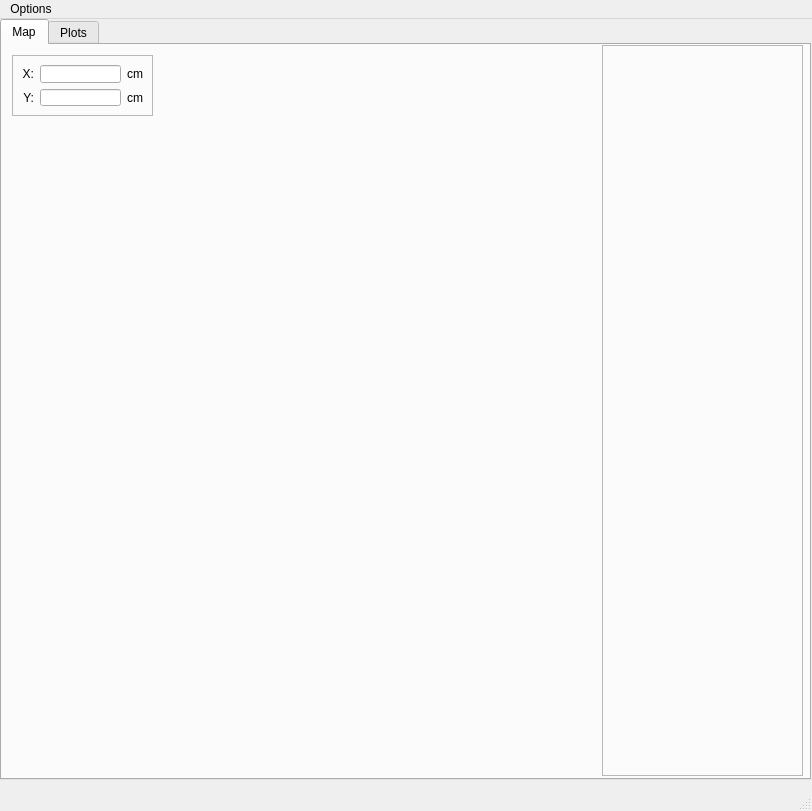
<?xml version="1.0" encoding="UTF-8"?>
<ui version="4.0">
 <class>MainWindow</class>
 <widget class="QMainWindow" name="MainWindow">
  <property name="geometry">
   <rect>
    <x>0</x>
    <y>0</y>
    <width>812</width>
    <height>811</height>
   </rect>
  </property>
  <property name="windowTitle">
   <string>MainWindow</string>
  </property>
  <widget class="QWidget" name="centralwidget">
   <widget class="QTabWidget" name="tabWidget">
    <property name="geometry">
     <rect>
      <x>0</x>
      <y>0</y>
      <width>811</width>
      <height>761</height>
     </rect>
    </property>
    <property name="currentIndex">
     <number>0</number>
    </property>
    <widget class="QWidget" name="MapTab">
     <attribute name="title">
      <string>Map</string>
     </attribute>
     <widget class="Map" name="MapW" native="true">
      <property name="geometry">
       <rect>
        <x>10</x>
        <y>0</y>
        <width>591</width>
        <height>731</height>
       </rect>
      </property>
      <widget class="QFrame" name="frame">
       <property name="geometry">
        <rect>
         <x>0</x>
         <y>10</y>
         <width>141</width>
         <height>61</height>
        </rect>
       </property>
       <property name="frameShape">
        <enum>QFrame::StyledPanel</enum>
       </property>
       <property name="frameShadow">
        <enum>QFrame::Raised</enum>
       </property>
       <layout class="QGridLayout" name="gridLayout">
        <item row="0" column="2">
         <widget class="QLabel" name="label_3">
          <property name="text">
           <string>cm</string>
          </property>
         </widget>
        </item>
        <item row="1" column="0">
         <widget class="QLabel" name="label_2">
          <property name="text">
           <string>Y:</string>
          </property>
          <property name="alignment">
           <set>Qt::AlignRight|Qt::AlignTrailing|Qt::AlignVCenter</set>
          </property>
         </widget>
        </item>
        <item row="0" column="0">
         <widget class="QLabel" name="label">
          <property name="text">
           <string>X:</string>
          </property>
          <property name="alignment">
           <set>Qt::AlignRight|Qt::AlignTrailing|Qt::AlignVCenter</set>
          </property>
         </widget>
        </item>
        <item row="1" column="2">
         <widget class="QLabel" name="label_4">
          <property name="text">
           <string>cm</string>
          </property>
         </widget>
        </item>
        <item row="0" column="1">
         <widget class="QLineEdit" name="PositionX"/>
        </item>
        <item row="1" column="1">
         <widget class="QLineEdit" name="PositionY"/>
        </item>
       </layout>
      </widget>
     </widget>
     <widget class="DataTable" name="DataTableW">
      <property name="geometry">
       <rect>
        <x>600</x>
        <y>0</y>
        <width>201</width>
        <height>731</height>
       </rect>
      </property>
      <property name="frameShape">
       <enum>QFrame::StyledPanel</enum>
      </property>
      <property name="frameShadow">
       <enum>QFrame::Raised</enum>
      </property>
     </widget>
    </widget>
    <widget class="QWidget" name="PlotTab">
     <attribute name="title">
      <string>Plots</string>
     </attribute>
     <widget class="Graphs" name="GraphsW" native="true">
      <property name="geometry">
       <rect>
        <x>-1</x>
        <y>-1</y>
        <width>811</width>
        <height>731</height>
       </rect>
      </property>
     </widget>
    </widget>
   </widget>
  </widget>
  <widget class="QStatusBar" name="statusbar"/>
  <widget class="QMenuBar" name="MenuBar">
   <property name="geometry">
    <rect>
     <x>0</x>
     <y>0</y>
     <width>812</width>
     <height>22</height>
    </rect>
   </property>
   <widget class="QMenu" name="MenuOptions">
    <property name="title">
     <string>Options</string>
    </property>
    <addaction name="ActionConnection"/>
    <addaction name="separator"/>
    <addaction name="ActionExit"/>
   </widget>
   <addaction name="MenuOptions"/>
  </widget>
  <action name="actionConnection">
   <property name="text">
    <string>Connection</string>
   </property>
  </action>
  <action name="actionExit">
   <property name="text">
    <string>Exit</string>
   </property>
  </action>
  <action name="ActionConnection">
   <property name="text">
    <string>Connection</string>
   </property>
  </action>
  <action name="ActionExit">
   <property name="text">
    <string>Exit</string>
   </property>
  </action>
 </widget>
 <customwidgets>
  <customwidget>
   <class>Map</class>
   <extends>QWidget</extends>
   <header>map.h</header>
   <container>1</container>
  </customwidget>
  <customwidget>
   <class>DataTable</class>
   <extends>QFrame</extends>
   <header>datatable.h</header>
   <container>1</container>
  </customwidget>
  <customwidget>
   <class>Graphs</class>
   <extends>QWidget</extends>
   <header>graphs.h</header>
   <container>1</container>
  </customwidget>
 </customwidgets>
 <resources/>
 <connections/>
</ui>
